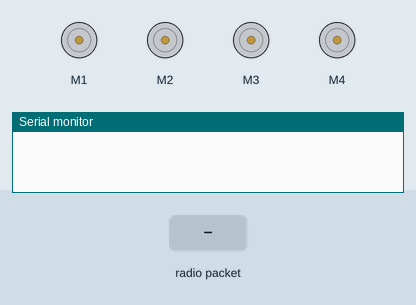
Recording of a sketch running on a simulated Arduino Uno, built with avr-gcc and run on an emulated ATmega328P. Parts: 4 × DC motor (green arrow = forward, orange = backward, longer = faster), the last lines printed to the serial monitor. The test bench sets the inputs (shaded band). No radio packets arrive unless stated.

Above: at 1.2 s.
1.3 s: radio packet "B" arrives
At 2.5 s:
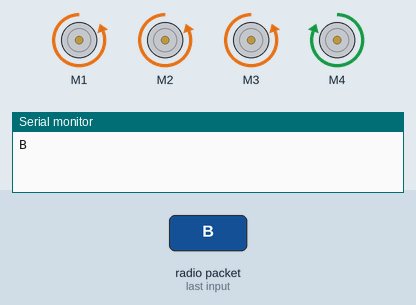
2.8 s: radio packet "F" arrives
At 4.0 s:
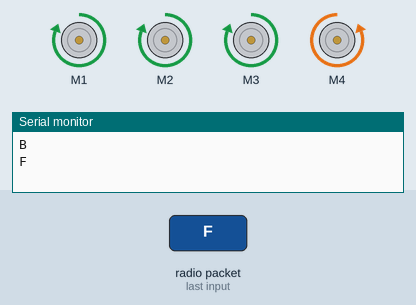
4.3 s: radio packet "E" arrives
At 5.5 s:
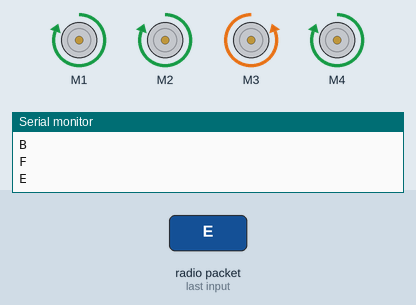
5.8 s: radio packet "D" arrives
At 6.9 s:
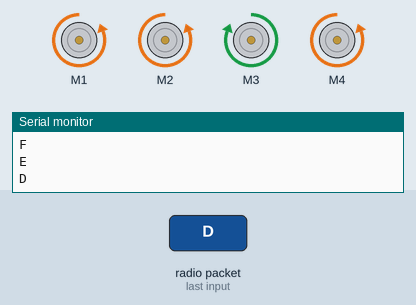
Timing chart, 0 to 8.4 s (numbered marks = the images above; inputs shaded):
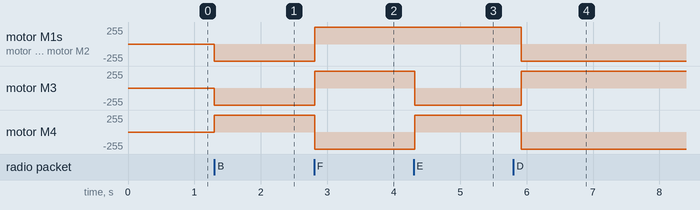

Measured:
- after the input at 1.3 s, motor M1–3: stopped → backward 255/255 at once; motor M4: stopped → forward 255/255 at once
- after the input at 2.8 s, motor M1–3: backward 255/255 → forward 255/255 at once; motor M4: forward 255/255 → backward 255/255 at once
- after the input at 4.3 s, motor M3: forward 255/255 → backward 255/255 at once; motor M4: backward 255/255 → forward 255/255 at once
- after the input at 5.8 s, motor M1, motor M2, motor M4: forward 255/255 → backward 255/255 after 0.12 s; motor M3: backward 255/255 → forward 255/255 after 0.12 s

The sketch:

carrin.ino
```cpp
#include <VirtualWire.h>
#include <AFMotor.h>

AF_DCMotor motor1(1); //direito atras
AF_DCMotor motor2(2); // direito frente
AF_DCMotor motor3(3); // esquerdo frente
AF_DCMotor motor4(4); // esquerdo atras
int valor_recebido_RF;
char recebido_RF_char[40];


byte message[VW_MAX_MESSAGE_LEN];
byte msgLength = VW_MAX_MESSAGE_LEN;


int x = 50;
char recebido=0;
int cont;

void setup() {

Serial.begin(9600);

    vw_set_rx_pin(2);
    vw_setup(2000);
    vw_rx_start();
  motor1.setSpeed(255);
  motor2.setSpeed(255);
  motor3.setSpeed(255);
  motor4.setSpeed(255);
  motor1.run(RELEASE);
  motor2.run(RELEASE);
  motor3.run(RELEASE);
  motor4.run(RELEASE);
}

void loop() {
  uint8_t message[VW_MAX_MESSAGE_LEN];
  uint8_t msgLength = VW_MAX_MESSAGE_LEN;

    if (vw_get_message(message, &msgLength)) // Non-blocking
    {
        for (int i = 0; i < msgLength; i++)
       {
         recebido = message[i];
       }
     Serial.println(recebido);
    }
    if(recebido=='B'){tras();}
    if(recebido=='F'){frente();}
    if(recebido=='E'){tesquerda();}
    if(recebido=='D'){tdireita();}
    if(recebido=='P'){parado();}
    if(recebido=='L'){esquerda();}
    if(recebido=='R'){direita();}
}

void frente(){
motor1.run(FORWARD); //
motor2.run(FORWARD); //
motor3.run(FORWARD);
motor4.run(BACKWARD);
delay(x);
}

void parado(){
motor1.run(RELEASE);
motor2.run(RELEASE);
motor3.run(RELEASE);
motor4.run(RELEASE);
delay(x);
}

void tras(){
motor1.run(BACKWARD); //
motor2.run(BACKWARD); //
motor3.run(BACKWARD);
motor4.run(FORWARD);
delay(x);
}

void tdireita(){
motor1.run(BACKWARD);
motor2.run(BACKWARD);
motor3.run(FORWARD);
motor4.run(BACKWARD);
delay(x);
}

void tesquerda(){
motor1.run(FORWARD); //
motor2.run(FORWARD); //
motor3.run(BACKWARD); //
motor4.run(FORWARD); //
delay(200);
}
///////////////////////////////////////////////
void direita(){
motor1.run(BACKWARD);
motor2.run(BACKWARD);
motor3.run(FORWARD);
motor4.run(BACKWARD);
delay(200);
}

void esquerda(){
motor1.run(FORWARD); //
motor2.run(FORWARD); //
motor3.run(BACKWARD); //
motor4.run(FORWARD); //
delay(200);
}
```
